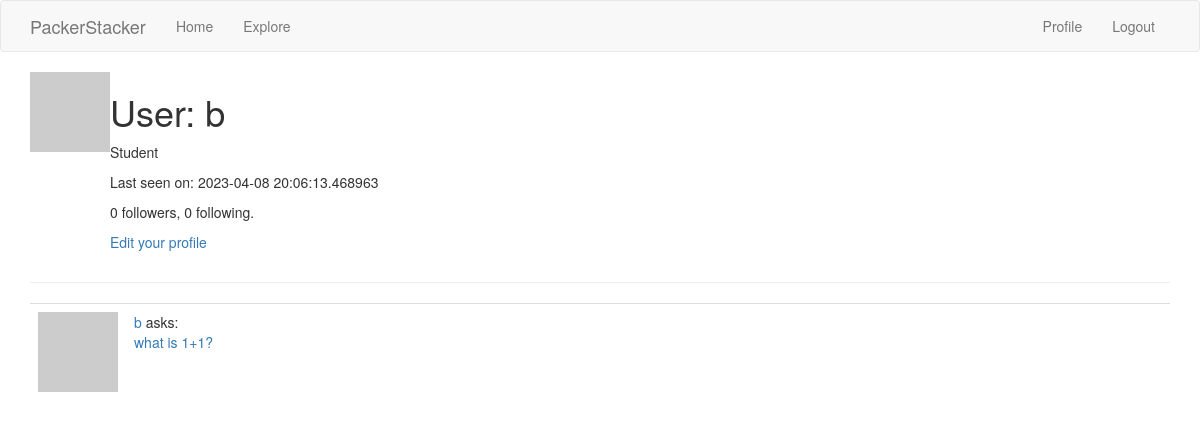
The app's page /user/b (signed in), older data.
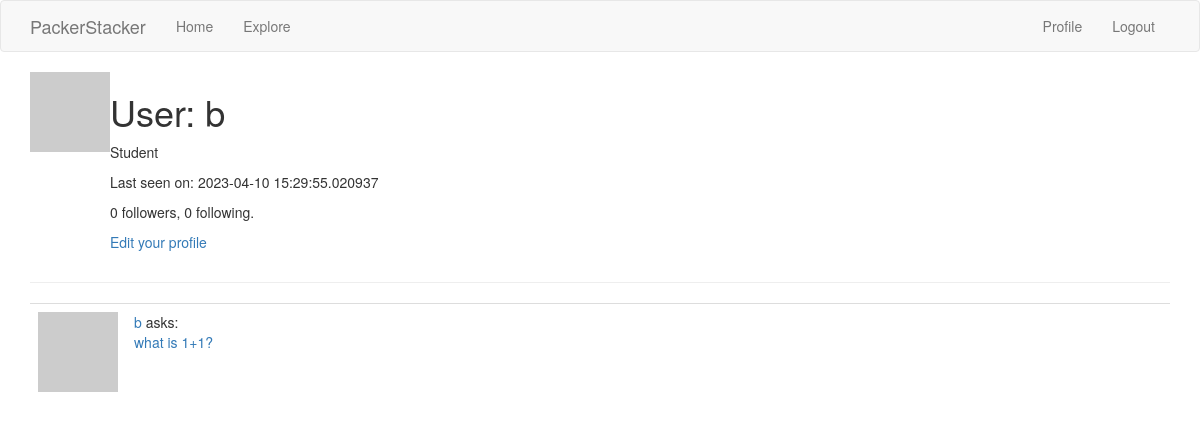
The same page, newer data.
### app/models.py (models this page shows, shortened)
class User(UserMixin, db.Model):
    id = db.Column(db.Integer, primary_key=True)
    username = db.Column(db.String(64), index=True, unique=True)
    email = db.Column(db.String(120), index=True, unique=True)
    password_hash = db.Column(db.String(128))
    questions = db.relationship('Question', backref='author', lazy='dynamic')
    replies = db.relationship('Reply', backref='author', lazy='dynamic')
    about_me = db.Column(db.String(140))
    last_seen = db.Column(db.DateTime, default=datetime.utcnow)
    type = db.Column(db.Boolean())
    def avatar(self, size):
        digest = md5(self.email.lower().encode('utf-8')).hexdigest()
        return 'https://www.gravatar.com/avatar/{}?d=identicon&s={}'.format(digest, size)
    followed = db.relationship(
        'User', secondary=followers,
        primaryjoin=(followers.c.follower_id == id),
        secondaryjoin=(followers.c.followed_id == id),
        backref=db.backref('followers', lazy='dynamic'), lazy='dynamic')

### app/routes.py (the view)
@app.route('/user/<username>')
@login_required
def user(username):
    user = User.query.filter_by(username=username).first_or_404()
    page = request.args.get('page', 1, type=int)
    questions = user.questions.order_by(Question.timestamp.desc()).paginate(
        page=page, per_page=app.config['QUESTIONS_PER_PAGE'], error_out=False)
    next_url = url_for('user', username=user.username, page=questions.next_num) \
        if questions.has_next else None
    prev_url = url_for('user', username=user.username, page=questions.prev_num) \
        if questions.has_prev else None
    form = EmptyForm()
    return render_template('user.html', user=user, questions=questions.items,
                           next_url=next_url, prev_url=prev_url, form=form)

### app/models.py (called while the page is built)
@login.user_loader
def load_user(id):
    return User.query.get(int(id))

### app/routes.py (called while the page is built)
@app.before_request
def before_request():
    if current_user.is_authenticated:
        current_user.last_seen = datetime.utcnow()
        db.session.commit()

### app/templates/user.html (shortened to what this page needs)
{% extends "base.html" %}
{% import 'bootstrap/wtf.html' as wtf %}
{% block app_content %}
    <table>
      <tr valign="top">
          <td><img src="{{ user.avatar(128) }}"></td>
          <td>
            <h1>User: {{ user.username }}</h1>
            {%if user.type %}<p>Teacher</p> {% else %} <p>Student </p>{% endif %}
            {% if user.last_seen %}<p>Last seen on: {{ user.last_seen }}</p>{% endif %}
            <p>{{ user.followers.count() }} followers, {{ user.followed.count() }} following.</p>
            {% if user == current_user %}
            <p><a href="{{ url_for('edit_profile') }}">Edit your profile</a></p>
            {% endif %}
          </td>
        </tr>
    </table>
    <hr>
    {% for question in questions %}
        {% include '_question.html' %}
    {% endfor %}
{% endblock %}

Row changes from the older to the newer data that the page shows:
changed User: last_seen "2023-04-08 20:06:13.468963" → "2023-04-10 15:29:55.020937"
